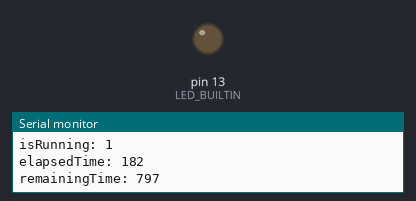
Simulated run of this program. Board: Arduino Nano, built with avr-gcc and run on an emulated ATmega328P. Shown: output pins drawn as LEDs (lit = HIGH), the last lines printed to the serial monitor.

Above: at 2.5 s.
At 7.5 s:
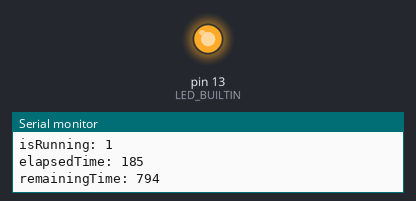
Timing chart, 0 to 13.0 s (numbered marks = the images above):
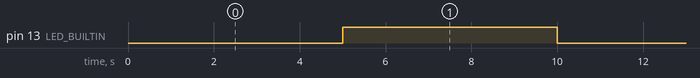

Measured:
- by itself, pin 13 (LED_BUILTIN): alternates HIGH for 5.0 s and LOW for 5.0 s

The program:

main.cpp
```cpp
// (licence header left out)
#include <Arduino.h>
#include "millistimer.h"

// Create two new timers
// This could be declared globally or as static
MillisTimer timer0;
MillisTimer timer1;

void setup()
{
  // Set the LED pin to output
  pinMode(LED_BUILTIN, OUTPUT);
  // Begin serial port
  Serial.begin(9600);
}

void loop()
{
  // If timer is already running, the begin() function won't reset it
  timer0.begin(5000);  // 5 second timer, for LED toggling
  timer1.begin(1000); // 1 second timer, for serial print
  if (timer0.isExpired())
  {
    digitalWrite(LED_BUILTIN, !digitalRead(LED_BUILTIN));
  }
  if (timer1.isExpired())
  {
    Serial.println("******** TIMER0 INFO ********");
    timer0.printInfo();
    Serial.println("******** TIMER1 INFO ********");
    timer1.printInfo();
  }
}
```

millistimer.cpp
```cpp
// (licence header left out)
#include "millistimer.h"

void MillisTimer::begin(uint32_t ms)
{
    if (!running)
    {
        period = ms;
        startMillis = millis();
        endMillis = startMillis + ms;
        running = true;
    }
}

bool MillisTimer::isExpired()
{
    // If the set time has passed, reset timer and return true, else return false
    if (millis() >= endMillis)
    {
        reset();
        return true;
    }
    return false;
}

void MillisTimer::reset()
{
    // Restart the timer with the initial value
    stop();
    begin(period);
}

uint32_t MillisTimer::getElapsedTime()
{
    // Return time passed since beginning of timer
    return (millis() - startMillis);
}

uint32_t MillisTimer::getRemainingTime()
{
    // Return time remaining to end of timer
    return (endMillis - millis());
}

bool MillisTimer::isRunning()
{
    // Return the running status of the timer
    return running;
}

void MillisTimer::printInfo()
{
    // Print debug info about the timer
    Serial.print("period: ");
    Serial.println(period);
    Serial.print("startMillis: ");
    Serial.println(startMillis);
    Serial.print("endMillis: ");
    Serial.println(endMillis);
    Serial.print("isRunning: ");
    Serial.println(running);
    Serial.print("elapsedTime: ");
    Serial.println(getElapsedTime());
    Serial.print("remainingTime: ");
    Serial.println(getRemainingTime());
}

void MillisTimer::incrementBy(uint32_t ms)
{
    // Increment the end of timer by ms
    endMillis += ms;
}

void MillisTimer::decrementBy(uint32_t ms)
{
    // If the result would be lesser than the start millis, set the timer period to zero instaead
    if (ms > endMillis)
    {
        endMillis = startMillis;
        return;
    }
    // Decrement the end of timer by ms
    endMillis -= ms;
}

uint32_t MillisTimer::getStartMillis()
{
    // Return the millis() value at the start of the timer
    return startMillis;
}

uint32_t MillisTimer::getEndMillis()
{
    // Return the millis() value at the end of the timer
    return endMillis;
}

void MillisTimer::stop()
{
    // Stop the timer and allow the user to use begin() again
    running = false;
}
```

millistimer.h
```cpp
// (licence header left out)
#ifndef MILLISTIMER_H
#define MILLISTIMER_H

#include <Arduino.h>

class MillisTimer
{
private:
    // millis() value at the start of the timer
    uint32_t startMillis;
    // millis() value at the end of the timer
    uint32_t endMillis;
    // delay used in begin() method, will not be modified
    uint32_t period;
    bool running = false;

public:
    /**
     * @brief Initializes the timer
     * @note Timer won't be re-initialized if it's running (use isRunning() to check its status)
     *
     * @param ms: The timer period, in milliseconds
     */
    void begin(uint32_t ms);
    /**
     * @brief Checks if the timer is expired or not
     *
     * @return true: If the timer is expired (the period is already past)
     * @return false: If the timer is not expired (the period is not past yet)
     */
    bool isExpired();
    /**
     * @brief Resets (stops and restarts) the timer with the period defined in the begin() method
     */
    void reset();
    /**
     * @brief Returns the elapsed time from the start of the timer
     *
     * @return uint32_t: The elapsed time, in milliseconds
     */
    uint32_t getElapsedTime();
    /**
     * @brief Returns the remaning time until the end of the timer
     *
     * @return uint32_t : The remaining time, in milliseconds
     */
    uint32_t getRemainingTime();
    /**
     * @brief Checks if the timer is running or not
     *
     * @return true: If the timer is running
     * @return false: If the timer is not running
     */
    bool isRunning();
    /**
     * @brief Prints timer information to Serial
     */
    void printInfo();
    /**
     * @brief Increments the period by ms
     *
     * @param ms: The increment of the period, in milliseconds
     */
    void incrementBy(uint32_t ms);
    /**
     * @brief Decrements the period by ms
     *
     * @param ms: The decrement of the period, in milliseconds
     */
    void decrementBy(uint32_t ms);
    /**
     * @brief Gets the millis() at the start of the timer
     *
     * @return uint32_t: millis() at the start of the timer, in milliseconds
     */
    uint32_t getStartMillis();
    /**
     * @brief Gets the millis() at the end of the timer, in milliseconds
     *
     * @return uint32_t: millis() at the end of the timer, in milliseconds
     */
    uint32_t getEndMillis();
    void stop();
};

#endif
```
